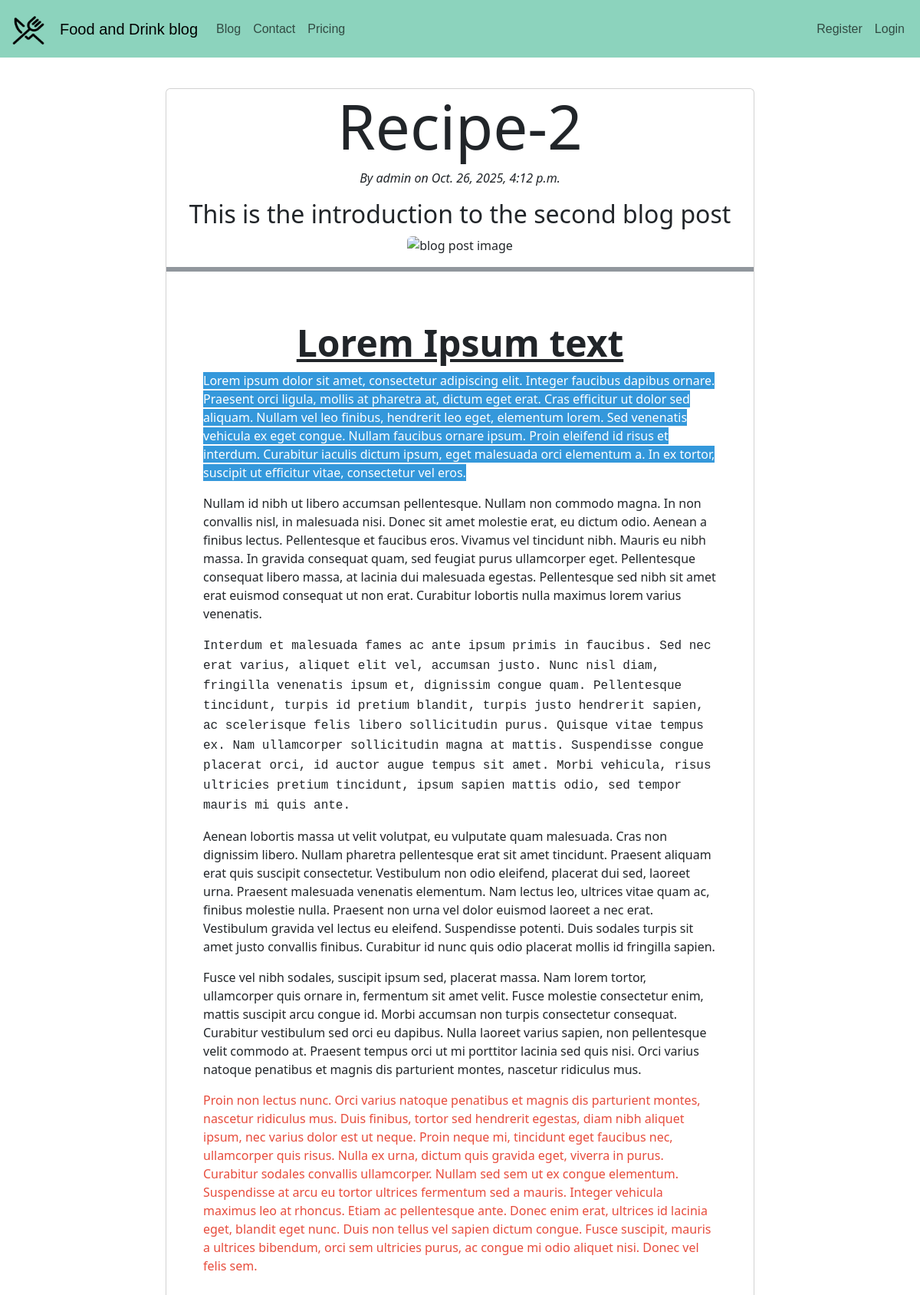
/recipe-2/, run on the app's committed database.
### blog/models.py (models this page shows, shortened)
class Post(models.Model):
    title = models.CharField(max_length=200, unique=True)
    slug = models.SlugField(max_length=200, unique=True)
    author = models.ForeignKey(
        User, on_delete=models.CASCADE, related_name="blog_posts"
    )
    image = CloudinaryField(
        'image', default='placeholder', blank=True, null=True
    )
    intro = models.CharField(blank=True, max_length=150)
    content = RichTextUploadingField(blank=True, null=True)
    published_date = models.DateTimeField(auto_now_add=True)
    created_on = models.DateTimeField(auto_now_add=True)
    updated_on = models.DateTimeField(auto_now=True)
    status = models.IntegerField(choices=STATUS, default=0)
    class Meta:
        ordering = ["-created_on"]

### blog/views.py (the view)
# urls.py: path('<slug:slug>/', views.post_blog, name='post_blog'),
def post_blog(request, slug):
    queryset = Post.objects.all()
    post = get_object_or_404(queryset, slug=slug)
    context = {
        "post": post,
    }
    return render(
        request,
        "post_blog.html",
        context
    )

### blog/templates/post_blog.html (shortened to what this page needs)
{% extends 'base.html' %}
{% load static %}
{% block content %}
<section>
    <div class="container-fluid p-4 mt-3 d-flex justify-content-center">
        <div class="title col-12 col-md-8 mb-4">
            <div class="card">
                <h2 class="align-center mbr-bold mbr-white mbr-fonts-style display-1 text-center">{{ post.title }}
                </h2>
                <p class="text-center"><em>By {{ post.author }} on {{ post.published_date }}</em></p>
                <h3 class="display-5 fs-2 text-center">
                    {{ post.intro }}
                </h3>
                <div class="w-100 d-flex flex-column align-items-center">
                    <div class="col-md-8 align-items-center text-center">
                        {% if "placeholder" in post.image.url %}
                        <img src="{% static 'images/signup_image.webp' %}" alt="placeholder image" loading="lazy">
                        {% else %}
                        <img class="img-fluid rounded" src="{{ post.image.url }}" alt="blog post image" loading="lazy">
                    </div>
                </div>
                {% endif %}
                <hr class="border border-secondary border-3 opacity-75">
                <div class="p-5">{{ post.content | safe }}</div>
            </div>
        </div>
</section>
{% endblock %}

### templates/base.html (shortened to what this page needs)
{% load static %}
{% url 'about' as about_url %}
{% url 'account_login' as login_url %}
{% url 'account_signup' as signup_url %}
{% url 'account_logout' as logout_url %}
{% url 'blog' as blog %}
<!DOCTYPE html>
<html lang="en">
<head>
    <link rel="stylesheet" href="{% static 'css/style.css' %}" type="text/css">
    <link rel="stylesheet" href="https://cdn.jsdelivr.net/npm/bootstrap@5.3.3/dist/css/bootstrap.min.css"
>
</head>
<body>
    <nav class="navbar navbar-expand-lg">
        <div class="container-fluid">
            <a class="navbar-brand" href="{% url 'home' %}">
                <img src="{% static 'images/fork-and-knife.avif' %}" alt="Logo" width="50" height="45"
                    class="d-inline-block align-text-top logo">
            </a>
            <a class="navbar-brand" href="{% url 'home' %}">Food and Drink blog</a>
            <div class="collapse navbar-collapse" id="navbarNavDropdown">
                <ul class="navbar-nav">
                    <li class="nav-item">
                        <a class="nav-link" aria-current="page" href="{% url 'blog' %}">Blog</a>
                    </li>
                    <li class="nav-item">
                        <a class="nav-link" href="#">Contact</a>
                    </li>
                    <li class="nav-item">
                        <a class="nav-link" href="#">Pricing</a>
                    </li>
                </ul>
            </div>
            {% if user.is_authenticated %}
            <li class="navbar-nav">
                <a class="nav-link {% if request.path == logout_url %}active{% endif %}" aria-current="page"
                    href="{% url 'account_logout' %}">Logout</a>
            </li>
            {% else %}
            <li class="navbar-nav">
                <a class="nav-link {% if request.path == signup_url %}active{% endif %}" aria-current="page"
                    href="{% url 'account_signup' %}">Register</a>
            </li>
            <li class="navbar-nav">
                <a class="nav-link {% if request.path == login_url %}active{% endif %}" aria-current="page"
                    href="{% url 'account_login' %}">Login</a>
            </li>
            {% endif %}
        </div>
    </nav>
    {% block content %}
    {% endblock %}
</body>
</html>

### static/css/style.css (style rules this page uses)
* { margin:0; padding:0; box-sizing: border-box; }
nav { background-color: #8cd3bd; font-family: Verdana, sans-serif; }
body { display:flex; flex-direction: column; min-height: 100vh; background-color: whitesmoke; }

### data on the page
Post: title "Recipe-2", author "admin", published_date "Oct. 26, 2025, 4:12 p.m.", intro "This is the introduction to the second blog post", content "Lorem Ipsum text Lorem ipsum dolor sit amet, consectetur adipiscing elit. Integer faucibus dapibus ornare. Praesent orci ligula, mollis at pharetra at, dictum eget erat. Cras efficitur ut dolor sed aliquam. Nullam vel leo finibus, hendrerit leo eget, elementum lorem. Sed venenatis vehicula ex eget congue. Nullam faucibus ornare ipsum. Proin eleifend id risus et interdum. Curabitur iaculis dictum ipsum, eget malesuada orci elementum a. In ex tortor, suscipit ut efficitur vitae, consectetur vel eros. Nullam id nibh ut libero accumsan pellentesque. Nullam non commodo magna. In non convallis nisl, in malesuada nisi. Donec sit amet molestie erat, eu dictum odio. Aenean a finibus lectus.…"
